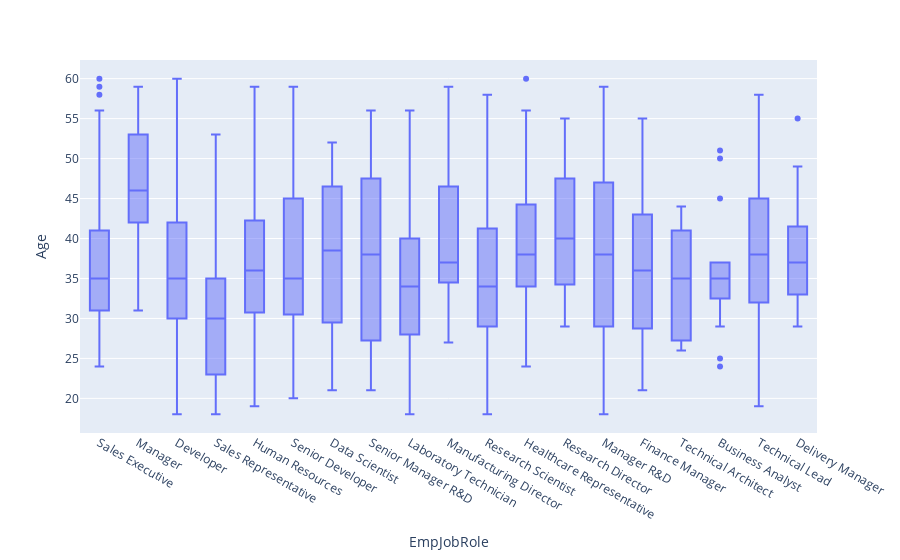

The cell this chart's notebook holds for it:
### Code cell
fig = px.box(emp_data,x='EmpJobRole', y='Age')
fig.show()

### Figure 1 — Plotly figure (JSON) as saved in the notebook; plotly's stock layout.template omitted (floating-point values rounded to 4 significant figures; data arrays with more than 128 entries replaced by an {"elided": "..."} marker saying what was removed)
{"data": [{"alignmentgroup": "True", "hovertemplate": "EmpJobRole=%{x}<br>Age=%{y}<extra></extra>", "legendgroup": "", "marker": {"color": "#636efa"}, "name": "", "notched": false, "offsetgroup": "", "orientation": "v", "showlegend": false, "type": "box", "x": {"elided": "1200 str values"}, "x0": " ", "xaxis": "x", "y": {"elided": "1200 int values"}, "y0": " ", "yaxis": "y"}], "layout": {"boxmode": "group", "legend": {"tracegroupgap": 0}, "margin": {"t": 60}, "xaxis": {"anchor": "y", "domain": [0, 1], "title": {"text": "EmpJobRole"}}, "yaxis": {"anchor": "x", "domain": [0, 1], "title": {"text": "Age"}}}}
